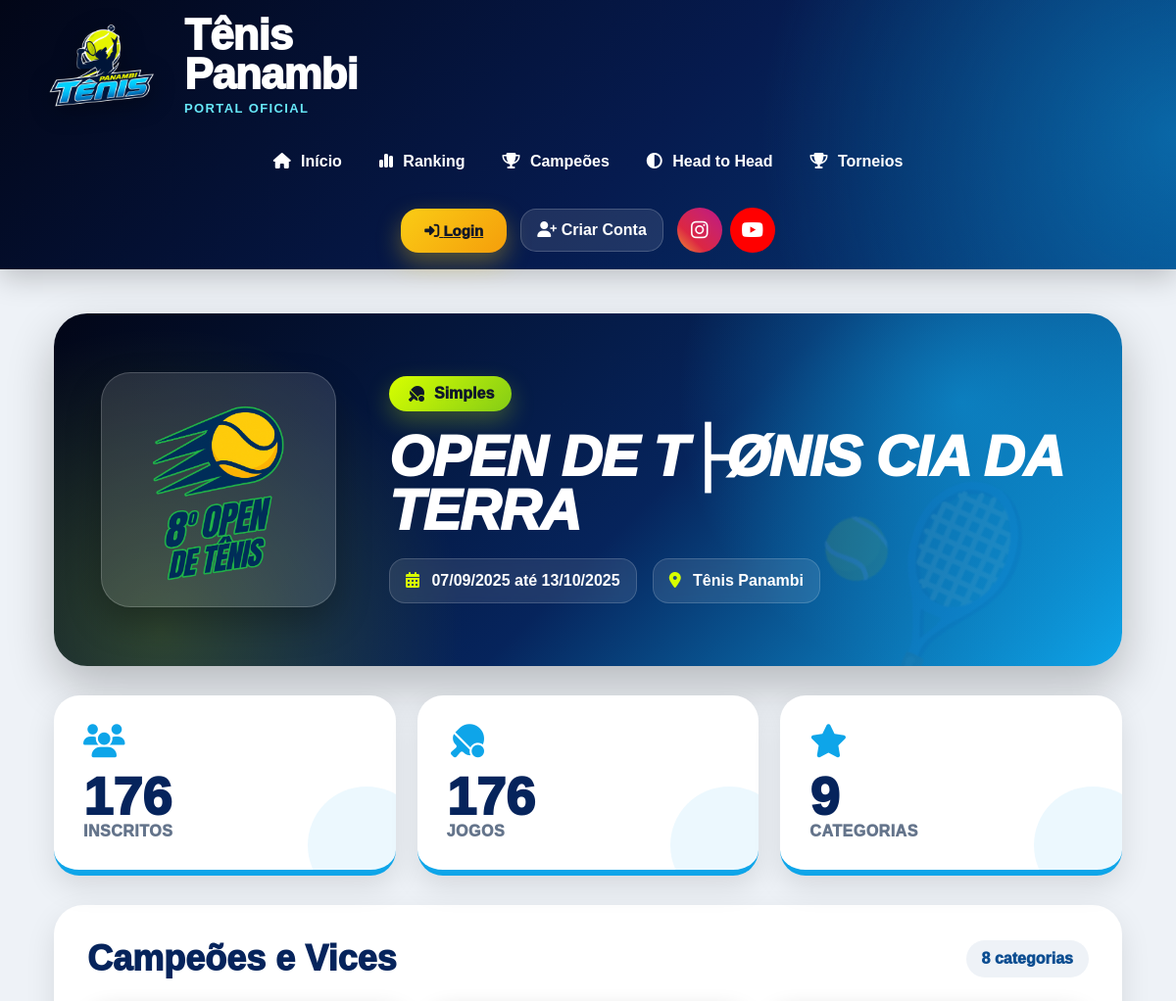
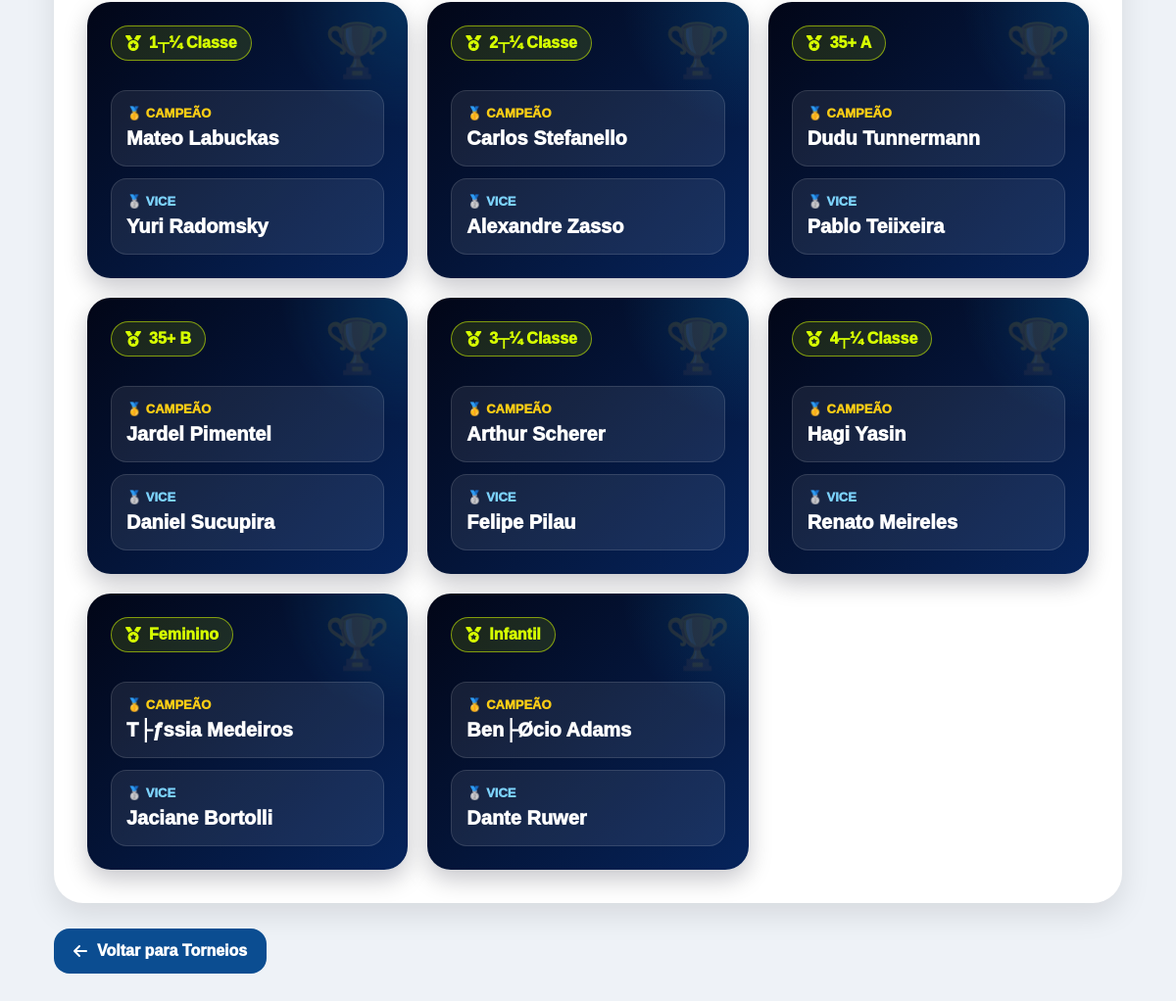
Screenshot of /torneios-historico/2/ with the database file from the repository (2 pictures, top to bottom).
### core/models.py (models this page shows, shortened)
class RegistroTorneio(models.Model):
    TIPO_CHOICES = (
        ('SIMPLES', 'Simples'),
        ('DUPLAS', 'Duplas'),
        ('SIMPLES_DUPLAS', 'Simples e Duplas'),
        ('GERAL', 'Geral'),
    )
    nome = models.CharField(max_length=150)
    edicao = models.CharField(max_length=50, blank=True, null=True)
    tipo = models.CharField(
        max_length=20,
        choices=TIPO_CHOICES,
        default='GERAL'
    )
    data_inicio = models.DateField()
    data_fim = models.DateField(blank=True, null=True)
    local = models.CharField(max_length=150, blank=True, null=True)
    logo = models.ImageField(
        upload_to='historico_torneios/logos/',
        blank=True,
        null=True
    )
    total_inscritos = models.IntegerField(default=0)
    total_jogos = models.IntegerField(default=0)
    total_categorias = models.IntegerField(default=0)
    observacoes = models.TextField(blank=True, null=True)
    ativo = models.BooleanField(default=True)
    criado_em = models.DateTimeField(auto_now_add=True)
    atualizado_em = models.DateTimeField(auto_now=True)
    class Meta:
        verbose_name = 'Histórico de Torneio'
        verbose_name_plural = 'Histórico de Torneios'
        ordering = ['-data_inicio', '-id']

class ResultadoTorneio(models.Model):
    torneio = models.ForeignKey(
        RegistroTorneio,
        on_delete=models.CASCADE,
        related_name='resultados'
    )
    categoria = models.CharField(max_length=100)
    campeao = models.CharField(
        max_length=200,
        help_text='Para duplas, informe: Jogador 1 / Jogador 2'
    )
    vice = models.CharField(
        max_length=200,
        blank=True,
        null=True,
        help_text='Para duplas, informe: Jogador 1 / Jogador 2'
    )
    ordem = models.IntegerField(default=0)
    class Meta:
        verbose_name = 'Resultado do Torneio'
        verbose_name_plural = 'Resultados dos Torneios'
        ordering = ['ordem', 'categoria']

### core/views.py (the view)
def detalhe_torneio_historico(request, torneio_id):
    torneio = get_object_or_404(
        RegistroTorneio,
        id=torneio_id,
        ativo=True
    )
    resultados = ResultadoTorneio.objects.filter(
        torneio=torneio
    ).order_by(
        'ordem',
        'categoria'
    )
    return render(
        request,
        'historico_torneios/detalhe.html',
        {
            'torneio': torneio,
            'resultados': resultados
        }
    )

### core/templates/historico_torneios/detalhe.html (shortened to what this page needs)
{% extends 'base/base.html' %}
{% block content %}
<div class="torneio-detalhe-page">
    <section class="hero-detalhe">
        <div class="logo-torneio">
            {% if torneio.logo %}
                <img src="{{ torneio.logo.url }}" alt="{{ torneio.nome }}">
            {% else %}
                <span>🎾</span>
            {% endif %}
        </div>
        <div class="hero-info">
            <div class="badge-tipo">
                <i class="fa-solid fa-table-tennis-paddle-ball"></i>
                {{ torneio.get_tipo_display }}
            </div>
            <h1>{{ torneio.nome }}</h1>
            <div class="meta-detalhe">
                <div class="meta-item">
                    <i class="fa-solid fa-calendar-days"></i>
                    {{ torneio.data_inicio|date:"d/m/Y" }}
                    {% if torneio.data_fim %}
                        até {{ torneio.data_fim|date:"d/m/Y" }}
                    {% endif %}
                </div>
                <div class="meta-item">
                    <i class="fa-solid fa-location-dot"></i>
                    {{ torneio.local|default:"Tênis Panambi" }}
                </div>
            </div>
        </div>
    </section>
    <section class="numeros-detalhe">
        <div class="numero-card">
            <i class="fa-solid fa-users"></i>
            <strong>{{ torneio.total_inscritos }}</strong>
            <span>Inscritos</span>
        </div>
        <div class="numero-card">
            <i class="fa-solid fa-table-tennis-paddle-ball"></i>
            <strong>{{ torneio.total_jogos }}</strong>
            <span>Jogos</span>
        </div>
        <div class="numero-card">
            <i class="fa-solid fa-star"></i>
            <strong>{{ torneio.total_categorias }}</strong>
            <span>Categorias</span>
        </div>
    </section>
    <section class="resultados-box">
        <div class="resultados-header">
            <h2>Campeões e Vices</h2>
            <span>{{ resultados|length }} categoria{{ resultados|length|pluralize:"s" }}</span>
        </div>
        <div class="resultados-grid">
            {% for resultado in resultados %}
                <div class="resultado-card">
                    <div class="categoria-title">
                        <i class="fa-solid fa-medal"></i>
                        {{ resultado.categoria }}
                    </div>
                    <div class="podio-linha campeao">
                        <div class="podio-label">
                            🥇 Campeão
                        </div>
                        <div class="podio-nome">
                            {{ resultado.campeao }}
                        </div>
                    </div>
                    <div class="podio-linha">
                        <div class="podio-label">
                            🥈 Vice
                        </div>
                        <div class="podio-nome">
                            {{ resultado.vice|default:"-" }}
                        </div>
                    </div>
                </div>
            {% empty %}
                <p>Nenhum resultado cadastrado para este torneio.</p>
            {% endfor %}
        </div>
    </section>
    <a href="/torneios-historico/" class="btn-voltar">
        <i class="fa-solid fa-arrow-left"></i>
        Voltar para Torneios
    </a>
</div>
{% endblock %}

### core/templates/base/base.html (style rules this page uses)
* { margin:0; padding:0; box-sizing:border-box; font-family:Arial, Helvetica, sans-serif; }
body { background:#eef2f7; overflow-x:hidden; }
img { max-width:100%; }

### core/templates/historico_torneios/detalhe.html (style rules this page uses)
.torneio-detalhe-page { max-width:1450px; margin:0 auto; padding:10px 20px 45px; }
.hero-detalhe { position:relative; overflow:hidden; border-radius:34px; min-height:360px; padding:48px; color:white; background: radial-gradient(circle at 85% 25%, rgba(14,165,233,.55), transparent 30%), radial-gradient(circle at 10% 90%, rgba(215,255,0,.20), transparent 30%), linear-gradient(135deg,#020617,#06245c 55%,#0ea5e9); box-shadow:0 20px 48px rgba(0,0,0,.24); display:grid; grid-template-columns:260px 1fr; gap:34px; align-items:center; }
.hero-detalhe::after { content:"🎾"; position:absolute; right:70px; bottom:-30px; font-size:180px; opacity:.09; transform:rotate(-20deg); }
.logo-torneio { width:240px; height:240px; border-radius:30px; background:rgba(255,255,255,.12); border:1px solid rgba(255,255,255,.18); display:flex; align-items:center; justify-content:center; padding:18px; box-shadow:0 16px 35px rgba(0,0,0,.28); position:relative; z-index:2; }
.logo-torneio img { width:100%; height:100%; object-fit:contain; }
.hero-info { position:relative; z-index:2; }
.badge-tipo { display:inline-flex; align-items:center; gap:8px; background:linear-gradient(135deg,#d7ff00,#84cc16); color:#0f172a; padding:9px 18px; border-radius:999px; font-weight:1000; margin-bottom:18px; box-shadow:0 10px 24px rgba(215,255,0,.25); }
.hero-info h1 { margin:0; font-size:58px; line-height:.95; font-weight:1000; text-transform:uppercase; font-style:italic; letter-spacing:-1px; }
.meta-detalhe { display:flex; flex-wrap:wrap; gap:16px; margin-top:22px; }
.meta-item { background:rgba(255,255,255,.10); border:1px solid rgba(255,255,255,.16); border-radius:16px; padding:13px 16px; font-weight:900; backdrop-filter:blur(5px); }
.meta-item i { color:#d7ff00; margin-right:8px; }
.numeros-detalhe { display:grid; grid-template-columns:repeat(3,1fr); gap:22px; margin:30px 0; }
.numero-card { position:relative; overflow:hidden; background:white; border-radius:26px; padding:30px; box-shadow:0 12px 30px rgba(0,0,0,.10); border-bottom:6px solid #0ea5e9; }
.numero-card::after { content:""; position:absolute; right:-30px; bottom:-35px; width:120px; height:120px; border-radius:50%; background:rgba(14,165,233,.08); }
.numero-card i { font-size:34px; color:#0ea5e9; margin-bottom:12px; }
.numero-card strong { display:block; font-size:54px; color:#06245c; line-height:1; font-weight:1000; }
.numero-card span { color:#64748b; font-weight:1000; text-transform:uppercase; letter-spacing:.5px; }
.resultados-box { background:white; border-radius:30px; padding:34px; box-shadow:0 12px 30px rgba(0,0,0,.10); }
.resultados-header { display:flex; align-items:center; justify-content:space-between; gap:20px; margin-bottom:24px; }
.resultados-header h2 { color:#06245c; font-size:36px; margin:0; font-weight:1000; }
.resultados-header span { background:#eef2f7; color:#0b4d91; padding:10px 16px; border-radius:999px; font-weight:1000; }
.resultados-grid { display:grid; grid-template-columns:repeat(auto-fit,minmax(300px,1fr)); gap:20px; }
.resultado-card { position:relative; overflow:hidden; background: radial-gradient(circle at right top, rgba(14,165,233,.18), transparent 30%), linear-gradient(135deg,#020617,#06245c); color:white; border-radius:24px; padding:24px; box-shadow:0 10px 25px rgba(2,6,23,.22); }
.resultado-card::after { content:"🏆"; position:absolute; right:18px; top:18px; font-size:54px; opacity:.12; }
.categoria-title { display:inline-flex; align-items:center; gap:8px; background:rgba(215,255,0,.12); border:1px solid rgba(215,255,0,.55); color:#d7ff00; padding:8px 14px; border-radius:999px; font-weight:1000; margin-bottom:18px; }
.podio-linha { background:rgba(255,255,255,.08); border:1px solid rgba(255,255,255,.12); border-radius:16px; padding:15px; margin-top:12px; }
.podio-label { color:#7dd3fc; font-size:13px; font-weight:1000; text-transform:uppercase; margin-bottom:6px; }
.podio-nome { font-size:20px; font-weight:1000; line-height:1.25; }
.podio-linha.campeao .podio-label { color:#facc15; }
.btn-voltar { display:inline-flex; align-items:center; gap:10px; margin-top:26px; color:white; background:#0b4d91; text-decoration:none; padding:14px 20px; border-radius:16px; font-weight:1000; }

### rows the page displays
RegistroTorneio: logo (picture), tipo "Simples", nome "OPEN DE T├ØNIS CIA DA TERRA", data_inicio "07/09/2025", data_fim "13/10/2025", local "Tênis Panambi", total_inscritos "176", total_jogos "176", total_categorias "9"
ResultadoTorneio: categoria "1┬¼ Classe", campeao "Mateo Labuckas", vice "Yuri Radomsky"
ResultadoTorneio: categoria "2┬¼ Classe", campeao "Carlos Stefanello", vice "Alexandre Zasso"
ResultadoTorneio: categoria "35+ A", campeao "Dudu Tunnermann", vice "Pablo Teiixeira"
ResultadoTorneio: categoria "35+ B", campeao "Jardel Pimentel", vice "Daniel Sucupira"
ResultadoTorneio: categoria "3┬¼ Classe", campeao "Arthur Scherer", vice "Felipe Pilau"
ResultadoTorneio: categoria "4┬¼ Classe", campeao "Hagi Yasin", vice "Renato Meireles"
ResultadoTorneio: categoria "Feminino", campeao "T├ƒssia Medeiros", vice "Jaciane Bortolli"
ResultadoTorneio: categoria "Infantil", campeao "Ben├Øcio Adams", vice "Dante Ruwer"

### other values shown
{{ resultados|length }} "8"
